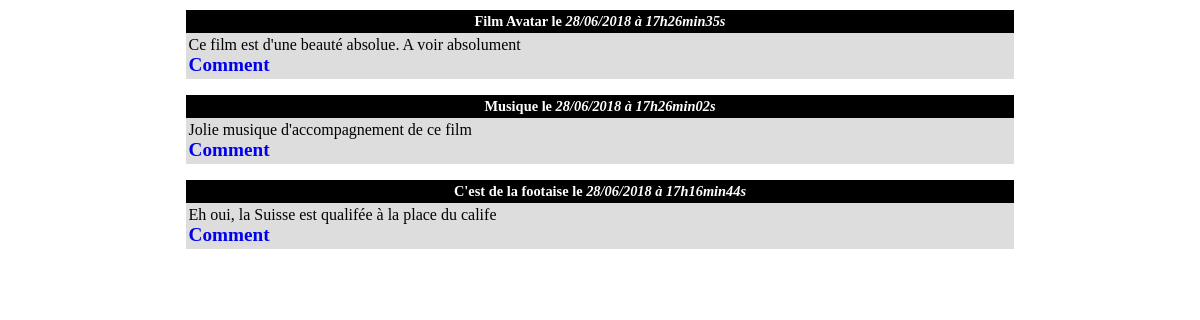
The page /exercice1/blog/index.php on the database its author committed.
### tables this page shows
CREATE TABLE `posts` (
  `ID` int(11) NOT NULL,
  `Title` varchar(255) NOT NULL,
  `Content` text NOT NULL,
  `Creation_date` datetime NOT NULL DEFAULT CURRENT_TIMESTAMP
);

### exercice1/blog/controller/frontend.php (called while the page is built, shortened)
<?php
	require_once('model/PostManager.php');
	function listPosts(){
		$postManager = new \Younes\Blog\Model\PostManager();
		$posts = $postManager->getPosts();
		require('view/frontend/view.php');
	}

### exercice1/blog/model/PostManager.php (called while the page is built, shortened)
<?php
class PostManager extends Manager{
	public function getPosts(){
		$con = $this->connectDB();
		$stmt = $con->query('SELECT id, title, content, DATE_FORMAT(creation_date,"%d/%m/%Y à %Hh%imin%ss") AS date FROM posts ORDER BY id DESC');
		return $stmt;
	}
};

### exercice1/blog/view/frontend/view.php (the view, shortened to what this page needs)
	<div class="news">
		<?php while($result = $posts->fetch()){ ?>
		<h1><?= $result['title']; ?> le <em><?= $result['date']; ?></em></h1>
		<p>
		<?= $result['content']; ?>
		<a href="?action=post&id=<?= $result['id']; ?>">Comment</a>
		</p>
		<?php
		}
		?>
	</div>
<?php require('template.php'); ?>

### exercice1/blog/public/css/styles.css (style rules this page uses)
.news { width:70%; margin: auto; }
h1 { color:#fff; background-color: #000; margin-bottom: 0; font-size:0.9em; text-align:center; padding: 3px; }
p { background-color: #ddd; margin-top:0; padding: 3px; }
a { text-decoration: none; font-size:1.2em; font-weight:bold; display:block; }

### rows shown on the page
posts: Title "Film Avatar", date "28/06/2018 à 17h26min35s", Content "Ce film est d'une beauté absolue. A voir absolument"
posts: Title "Musique", date "28/06/2018 à 17h26min02s", Content "Jolie musique d'accompagnement de ce film"
posts: Title "C'est de la footaise", date "28/06/2018 à 17h16min44s", Content "Eh oui, la Suisse est qualifée à la place du calife"
